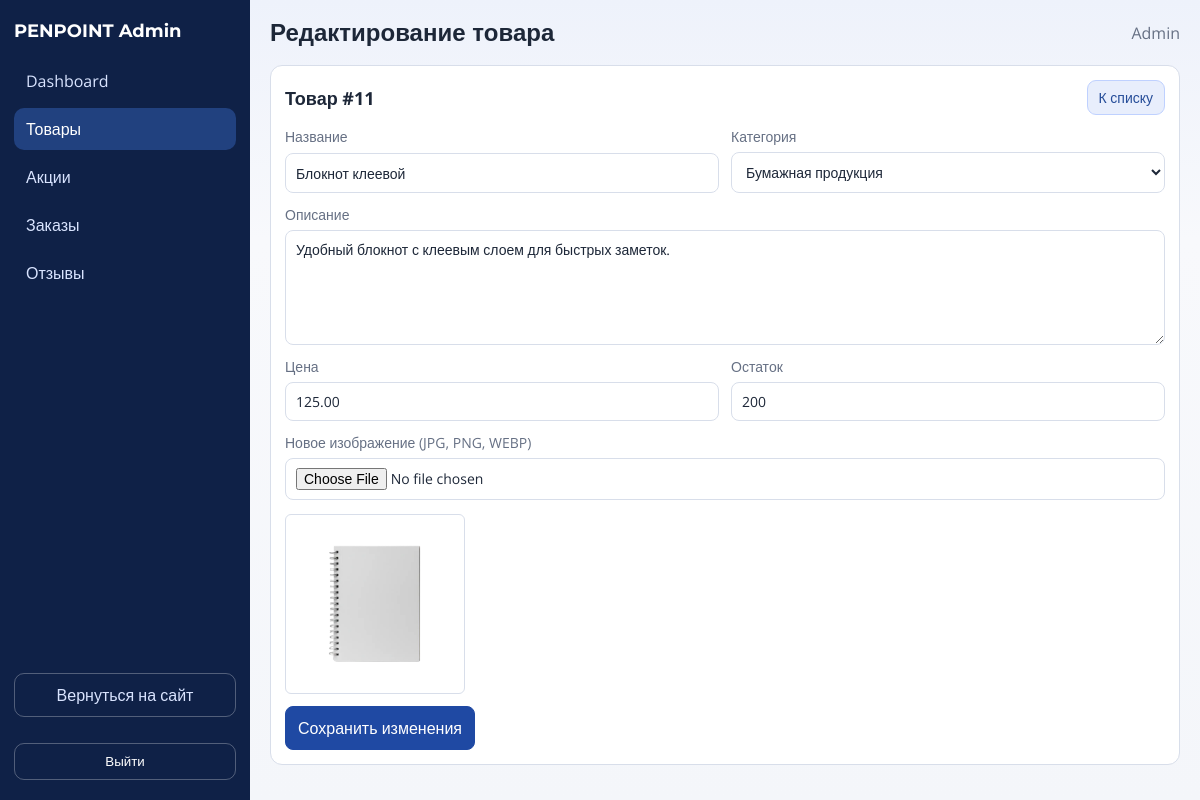
Page /admin/product_edit.php?id=11 (signed in) on the committed database.
### tables this page shows
CREATE TABLE `users` (
  `id` int(10) UNSIGNED NOT NULL,
  `role_id` int(10) UNSIGNED NOT NULL,
  `name` varchar(100) NOT NULL,
  `email` varchar(150) NOT NULL,
  `password_hash` varchar(255) NOT NULL,
  `phone` varchar(20) DEFAULT NULL,
  `created_at` timestamp NULL DEFAULT CURRENT_TIMESTAMP
);

CREATE TABLE `products` (
  `id` int(10) UNSIGNED NOT NULL,
  `category_id` int(10) UNSIGNED NOT NULL,
  `name` varchar(200) NOT NULL,
  `description` text,
  `price` decimal(10,2) NOT NULL,
  `stock_quantity` int(10) UNSIGNED DEFAULT '0',
  `pickup_available` tinyint(1) DEFAULT NULL,
  `rating` decimal(2,1) DEFAULT '0.0',
  `is_active` tinyint(1) DEFAULT '1',
  `created_at` timestamp NULL DEFAULT CURRENT_TIMESTAMP,
  `updated_at` timestamp NULL DEFAULT CURRENT_TIMESTAMP ON UPDATE CURRENT_TIMESTAMP
);

CREATE TABLE `categories` (
  `id` int(10) UNSIGNED NOT NULL,
  `name` varchar(100) NOT NULL,
  `slug` varchar(120) NOT NULL
);

### admin/includes/bootstrap.php (called while the page is built, shortened)
<?php
function admin_e($value): string
{
    return htmlspecialchars((string)$value, ENT_QUOTES, 'UTF-8');
}
function admin_safe_int($value, int $default = 0): int
{
    if (is_numeric($value)) {
        return (int)$value;
    }
    return $default;
}

### admin/includes/auth.php (called while the page is built, shortened)
<?php
require_once __DIR__ . '/bootstrap.php';
function admin_current_user(): ?array
{
    global $pdo;
    $sessionAdminId = admin_safe_int($_SESSION['admin_user_id'] ?? 0);
    try {
        $stmt = $pdo->prepare(
            'SELECT u.id, u.name, u.email
             FROM users u
             INNER JOIN roles r ON r.id = u.role_id
             WHERE u.id = ? AND r.name = ? LIMIT 1'
        );
        $stmt->execute([$sessionAdminId, 'admin']);
        $user = $stmt->fetch();
        return is_array($user) ? $user : null;
    } catch (Throwable $e) {
        admin_log_error('admin_current_user', $e);
        return null;
    }
}
function admin_require_auth(): array
{
    $user = admin_current_user();
    return $user;
}

### admin/product_edit.php (the view, shortened to what this page needs)
<?php
require_once __DIR__ . '/includes/layout.php';
global $pdo;
$productId = admin_safe_int($_GET['id'] ?? 0);
$categories = [];
try {
    $stmt = $pdo->query('SELECT id, name FROM categories ORDER BY name ASC');
    $categories = $stmt->fetchAll() ?: [];
} catch (Throwable $e) {
    admin_log_error('product_edit_categories', $e);
}
try {
    $stmt = $pdo->prepare(
        'SELECT p.id, p.category_id, p.name, p.description, p.price, p.stock_quantity,
                (SELECT pi.image_path FROM product_images pi WHERE pi.product_id = p.id ORDER BY pi.id ASC LIMIT 1) AS image_path
         FROM products p
         WHERE p.id = ? LIMIT 1'
    );
    $stmt->execute([$productId]);
    $product = $stmt->fetch();
} catch (Throwable $e) {
    admin_log_error('product_edit_fetch', $e);
    admin_set_flash('error', 'Не удалось загрузить товар.');
    admin_redirect('/admin/products.php');
}
$form = [
    'name' => (string)$product['name'],
    'description' => (string)$product['description'],
    'price' => (string)$product['price'],
    'stock_quantity' => (string)$product['stock_quantity'],
    'category_id' => (string)$product['category_id'],
];
$currentImage = (string)($product['image_path'] ?? '');
admin_render_header('Редактирование товара', 'products');
?>
<section class="admin-form-wrap">
    <div class="admin-section-head">
        <h2>Товар #<?php echo admin_e((string)$productId); ?></h2>
        <a class="admin-link-btn" href="/admin/products.php">К списку</a>
    </div>
    <form method="post" enctype="multipart/form-data" class="admin-form admin-form-grid">
        <label>
            Название
            <input type="text" name="name" value="<?php echo admin_e($form['name']); ?>" required>
        </label>
        <label>
            Категория
            <select name="category_id" required>
                <?php foreach ($categories as $category): ?>
                    <option value="<?php echo admin_e((string)$category['id']); ?>" <?php echo ((string)$category['id'] === $form['category_id']) ? 'selected' : ''; ?>>
                        <?php echo admin_e((string)$category['name']); ?>
                    </option>
                <?php endforeach; ?>
            </select>
        </label>
        <label class="admin-full">
            Описание
            <textarea name="description" rows="5" required><?php echo admin_e($form['description']); ?></textarea>
        </label>
        <label>
            Цена
            <input type="number" name="price" value="<?php echo admin_e($form['price']); ?>" step="0.01" min="0.01" required>
        </label>
        <label>
            Остаток
            <input type="number" name="stock_quantity" value="<?php echo admin_e($form['stock_quantity']); ?>" min="0" required>
        </label>
        <label class="admin-full">
            Новое изображение (JPG, PNG, WEBP)
            <input type="file" name="image" accept=".jpg,.jpeg,.png,.webp">
            <?php if ($currentImage !== ''): ?>
                <img class="admin-thumb admin-thumb-large" src="<?php echo admin_e($currentImage); ?>" alt="">
            <?php endif; ?>
        </label>
        <button type="submit">Сохранить изменения</button>
    </form>
</section>
<?php admin_render_footer(); ?>

### admin/includes/layout.php (shortened to what this page needs)
<?php
require_once __DIR__ . '/auth.php';
function admin_nav_items(): array
{
    return [
        'dashboard' => ['label' => 'Dashboard', 'href' => '/admin/index.php'],
        'products' => ['label' => 'Товары', 'href' => '/admin/products.php'],
        'promotions' => ['label' => 'Акции', 'href' => '/admin/promotions.php'],
        'orders' => ['label' => 'Заказы', 'href' => '/admin/orders.php'],
        'reviews' => ['label' => 'Отзывы', 'href' => '/admin/reviews.php'],
    ];
}
function admin_render_header(string $title, string $active = ''): void
{
    $user = admin_require_auth();
    $nav = admin_nav_items();
    ?>
<!DOCTYPE html>
<html lang="ru">
<head>
    <link rel="stylesheet" href="/admin/assets/admin.css">
</head>
<body class="admin-body">
    <div class="admin-shell">
        <aside class="admin-sidebar">
            <a class="admin-brand" href="/admin/index.php">PENPOINT Admin</a>
            <nav class="admin-nav">
                <?php foreach ($nav as $key => $item): ?>
                    <a class="admin-nav__item <?php echo $active === $key ? 'is-active' : ''; ?>" href="<?php echo admin_e($item['href']); ?>">
                        <?php echo admin_e($item['label']); ?>
                    </a>
                <?php endforeach; ?>
            </nav>
            <a class="admin-back-link" href="/index.php">Вернуться на сайт</a>
            <form method="post" action="/admin/logout.php" class="admin-logout-form">
                <button class="admin-logout-btn" type="submit">Выйти</button>
            </form>
        </aside>
        <main class="admin-main">
            <header class="admin-topbar">
                <h1 class="admin-title"><?php echo admin_e($title); ?></h1>
                <div class="admin-user"><?php echo admin_e($user['name'] ?? 'Admin'); ?></div>
            </header>
<?php
}
function admin_render_footer(): void
{
    ?>
        </main>
    </div>
</body>
</html>
<?php
}

### admin/assets/admin.css (style rules this page uses)
:root { --bg: #f4f6fa; --panel: #ffffff; --line: #d8deea; --text: #1d2738; --muted: #667084; --brand: #264d99; --brand-soft: #e8eefc; --danger: #b42318; --success: #087443; --warning: #9a6700; }
* { box-sizing: border-box; }
body { margin: 0; font-family: 'Open Sans', sans-serif; color: var(--text); background: linear-gradient(180deg, #eef2fb 0%, #f8f9fc 30%, #f4f6fa 100%); }
.admin-shell { min-height: 100vh; display: grid; grid-template-columns: 250px minmax(0, 1fr); }
.admin-sidebar { background: #0f2147; color: #d9e4ff; padding: 20px 14px; display: flex; flex-direction: column; gap: 18px; }
.admin-brand { color: #fff; text-decoration: none; font-family: 'Montserrat', sans-serif; font-weight: 700; font-size: 18px; }
.admin-nav { display: flex; flex-direction: column; gap: 6px; }
.admin-nav__item { display: block; border-radius: 10px; padding: 10px 12px; color: #d9e4ff; text-decoration: none; transition: 0.18s ease; }
.admin-nav__item:hover, .admin-nav__item.is-active { background: #21417f; color: #fff; }
.admin-logout-form { margin-top: 8px; }
.admin-logout-btn { width: 100%; border: 1px solid rgba(255, 255, 255, 0.28); background: transparent; color: #fff; border-radius: 10px; padding: 10px 12px; cursor: pointer; }
.admin-back-link { margin-top: auto; display: block; text-decoration: none; color: #d9e4ff; border: 1px solid rgba(255, 255, 255, 0.28); border-radius: 10px; padding: 10px 12px; text-align: center; }
.admin-main { padding: 18px 20px 30px; }
.admin-topbar { display: flex; justify-content: space-between; align-items: center; margin-bottom: 18px; }
.admin-title { margin: 0; font-family: 'Montserrat', sans-serif; font-size: 24px; }
.admin-user { color: var(--muted); }
.admin-table-wrap, .admin-form-wrap { background: var(--panel); border: 1px solid var(--line); border-radius: 12px; padding: 14px; overflow: hidden; }
.admin-section-head { display: flex; justify-content: space-between; align-items: center; gap: 12px; margin-bottom: 12px; }
.admin-section-head h2 { margin: 0; font-size: 18px; }
.admin-link-btn { text-decoration: none; background: var(--brand-soft); border: 1px solid #bfd1ff; color: var(--brand); border-radius: 9px; padding: 7px 11px; font-size: 14px; }
.admin-form { display: grid; gap: 12px; }
.admin-form label { display: grid; gap: 6px; font-size: 14px; color: var(--muted); }
.admin-form input, .admin-form textarea, .admin-form select, .admin-form button { font: inherit; }
.admin-form input, .admin-form textarea, .admin-form select { border: 1px solid var(--line); border-radius: 8px; padding: 9px 10px; background: #fff; color: var(--text); }
.admin-form button { border: 1px solid #1f49a3; background: #1f49a3; color: #fff; border-radius: 8px; padding: 10px 12px; cursor: pointer; width: fit-content; }
.admin-form-grid { grid-template-columns: repeat(2, minmax(0, 1fr)); }
.admin-full { grid-column: 1 / -1; }
.admin-thumb { width: 56px; height: 56px; object-fit: cover; border-radius: 6px; border: 1px solid var(--line); }
.admin-thumb-large { width: 180px; height: 180px; margin-top: 8px; }

### rows in the picture
users: name "Admin"
products: name "Блокнот клеевой", category_id "Бумажная продукция", description "Удобный блокнот с клеевым слоем для быстрых заметок.", price "125.00", stock_quantity "200"

### other values in the picture
admin_e($item['label']) "Dashboard"
admin_e($item['label']) "Товары"
admin_e($item['label']) "Акции"
admin_e($item['label']) "Заказы"
admin_e($item['label']) "Отзывы"
admin_e($title) "Редактирование товара"
admin_e((string)$productId) "11"
